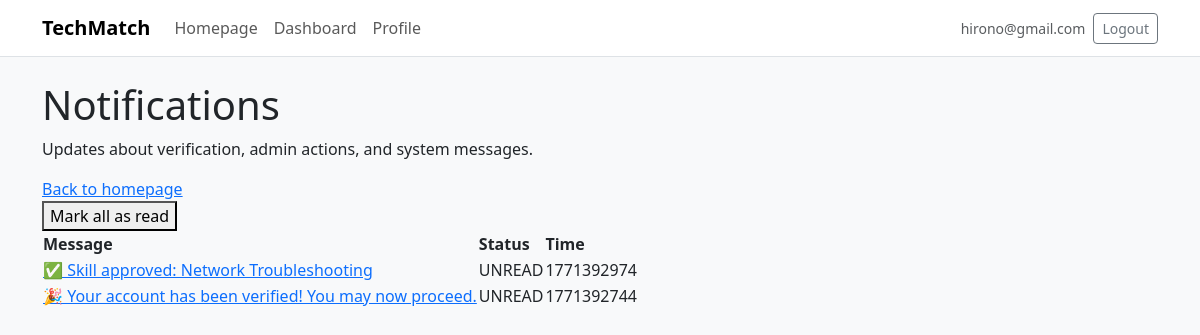
The app's page /notifications (signed in) with its own data.
### tables this page shows
CREATE TABLE users (
    id INTEGER PRIMARY KEY AUTOINCREMENT,
    email TEXT NOT NULL UNIQUE,
    password_hash TEXT NOT NULL,
    role TEXT NOT NULL CHECK(role IN ('ADMIN','TECHNICIAN','BUSINESS')),
    is_active INTEGER NOT NULL DEFAULT 1,
    -- derived from verification workflow; kept for quick gating & UI consistency
    is_verified INTEGER NOT NULL DEFAULT 0,
    -- used for agency/admin created technician accounts
    force_password_change INTEGER NOT NULL DEFAULT 0,
    password_changed_at INTEGER,
    created_at INTEGER NOT NULL,
    last_login_at INTEGER
);

CREATE TABLE notifications (
    id INTEGER PRIMARY KEY AUTOINCREMENT,
    user_id INTEGER NOT NULL,
    type TEXT NOT NULL,
    message TEXT NOT NULL,
    is_read INTEGER NOT NULL DEFAULT 0,
    created_at INTEGER NOT NULL,
    read_at INTEGER,
    FOREIGN KEY(user_id) REFERENCES users(id)
);

### app/routes/notification_routes.py (the view)
@bp.get("/notifications")
@login_required
def notifications_list():
    user_id = session["user_id"]
    notes = list_notifications(user_id, unread_only=False)
    return render_template("notifications.html", notifications=notes)

### app/db.py (called while the page is built)
def get_db():
    if "db" not in g:
        g.db = sqlite3.connect(current_app.config["DATABASE"])
        g.db.row_factory = sqlite3.Row
    return g.db

### app/services/notification_service.py (called while the page is built)
def list_notifications(user_id: int, unread_only: bool = False):
    db = get_db()
    if unread_only:
        return db.execute(
            "SELECT * FROM notifications WHERE user_id = ? AND is_read = 0 ORDER BY created_at DESC",
            (int(user_id),),
        ).fetchall()
    return db.execute(
        "SELECT * FROM notifications WHERE user_id = ? ORDER BY created_at DESC",
        (int(user_id),),
    ).fetchall()

### app/services/user_service.py (called while the page is built)
def get_user_by_id(user_id: int):
    db_path = current_app.config["DATABASE"]
    conn = sqlite3.connect(db_path)
    conn.row_factory = sqlite3.Row
    cur = conn.cursor()
    cur.execute("SELECT * FROM users WHERE id = ?", (user_id,))
    row = cur.fetchone()
    conn.close()
    return dict(row) if row else None

### templates/notifications.html (shortened to what this page needs)
{% extends "base.html" %}
{% block content %}
<div class="tm-card tm-hero">
  <h1 class="tm-title">Notifications</h1>
  <p class="tm-subtitle">Updates about verification, admin actions, and system messages.</p>
  <div class="tm-actions">
    <a class="tm-btn tm-btn-secondary" href="/homepage">Back to homepage</a>
    <form method="post" action="/notifications/mark-read" style="margin:0;">
      <button class="tm-btn tm-btn-primary" type="submit">Mark all as read</button>
    </form>
  </div>
</div>
<div class="tm-card tm-section">
  {% if notifications %}
    <table class="tm-table">
      <thead>
        <tr>
          <th>Message</th>
          <th>Status</th>
          <th>Time</th>
        </tr>
      </thead>
      <tbody>
        {% for n in notifications %}
          <tr>
            <td>
              <a href="/notifications/go/{{ n.id if n.id is defined else n['id'] }}" class="tm-link">
                {{ n.message or n['message'] }}
              </a>
            </td>
            <td>
              {% set read_val = (n.is_read if n.is_read is defined else n.get('is_read')) %}
              {% if read_val %}
                <span class="tm-badge approved">READ</span>
              {% else %}
                <span class="tm-badge pending">UNREAD</span>
              {% endif %}
            </td>
            <td class="tm-muted">
              {{ n.created_at or n.get('created_at','') }}
            </td>
          </tr>
        {% endfor %}
      </tbody>
    </table>
  {% else %}
    <p class="tm-muted" style="margin:0;">No notifications yet.</p>
  {% endif %}
</div>
{% endblock %}

### templates/base.html (shortened to what this page needs)
<!doctype html>
<html lang="en">
<head>
  <link href="https://cdn.jsdelivr.net/npm/bootstrap@5.3.3/dist/css/bootstrap.min.css" rel="stylesheet">
  <link rel="stylesheet" href="{{ url_for('static', filename='app.css') }}">
</head>
<body class="bg-light">
  <nav class="navbar navbar-expand-lg navbar-light bg-white border-bottom">
    <div class="container">
      {% if session and session.get('user_id') %}
        {% if session.get('role') == 'ADMIN' %}
          <a class="navbar-brand fw-semibold" href="{{ url_for('admin.homepage') }}">TechMatch</a>
        {% else %}
          <a class="navbar-brand fw-semibold" href="{{ url_for('user.homepage') }}">TechMatch</a>
        {% endif %}
      {% else %}
        <a class="navbar-brand fw-semibold" href="{{ url_for('auth.landing') }}">TechMatch</a>
      {% endif %}
      <div class="collapse navbar-collapse" id="tmNav">
        <ul class="navbar-nav me-auto mb-2 mb-lg-0">
          {% if session and session.get('user_id') %}
            {% if session.get('role') == 'ADMIN' %}
               <li class="nav-item">
            <a class="nav-link {% if request.path.startswith('/admin/homepage') %}active{% endif %}" href="{{ url_for('admin.homepage') }}">Admin Homepage</a>
          </li>
          <li class="nav-item">
            <a class="nav-link {% if request.path.startswith('/admin/technicians') %}active{% endif %}" href="{{ url_for('admin.admin_technicians') }}">Technician Listing</a>
          </li>
          <li class="nav-item">
            <a class="nav-link {% if request.path.startswith('/admin/businesses') %}active{% endif %}" href="{{ url_for('admin.admin_businesses') }}">Business Listing</a>
          </li>
          <li class="nav-item">
            <a class="nav-link {% if request.path.startswith('/admin/audit-logs') %}active{% endif %}" href="{{ url_for('admin.audit_logs') }}">Audit Logs</a>
          </li>
            {% else %}
              <li class="nav-item"><a class="nav-link" href="{{ url_for('user.homepage') }}">Homepage</a></li>
              {% if session.get('role') == 'TECHNICIAN' %}
              <li class="nav-item"><a class="nav-link" href="{{ url_for('technician.dashboard_page') }}">Dashboard</a></li>
              {% endif %}
<li class="nav-item"><a class="nav-link" href="{{ url_for('user.profile_get') }}">Profile</a></li>
            {% endif %}
          {% endif %}
        </ul>
        <div class="d-flex gap-2 align-items-center">
          {% if session and session.get('user_id') %}
            <span class="text-muted small d-none d-lg-inline">{{ session.get('email') }}</span>
            <form method="post" action="{{ url_for('auth.logout') }}" class="m-0">
              <button class="btn btn-outline-secondary btn-sm" type="submit">Logout</button>
            </form>
          {% else %}
            <a class="btn btn-outline-primary btn-sm" href="{{ url_for('auth.login_get') }}">Login</a>
          {% endif %}
        </div>
      </div>
    </div>
  </nav>
  <main class="py-4">
    <div class="container">
      {% block content %}{% endblock %}
    </div>
  </main>
</body>
</html>

### static/app.css (style rules this page uses)
.tm-card { border-radius: 1rem; }

### records on screen
users: get "hirono@gmail.com"
notifications: message "✅ Skill approved: Network Troubleshooting", created_at "1771392974"
notifications: message "🎉 Your account has been verified! You may now proceed.", created_at "1771392744"
